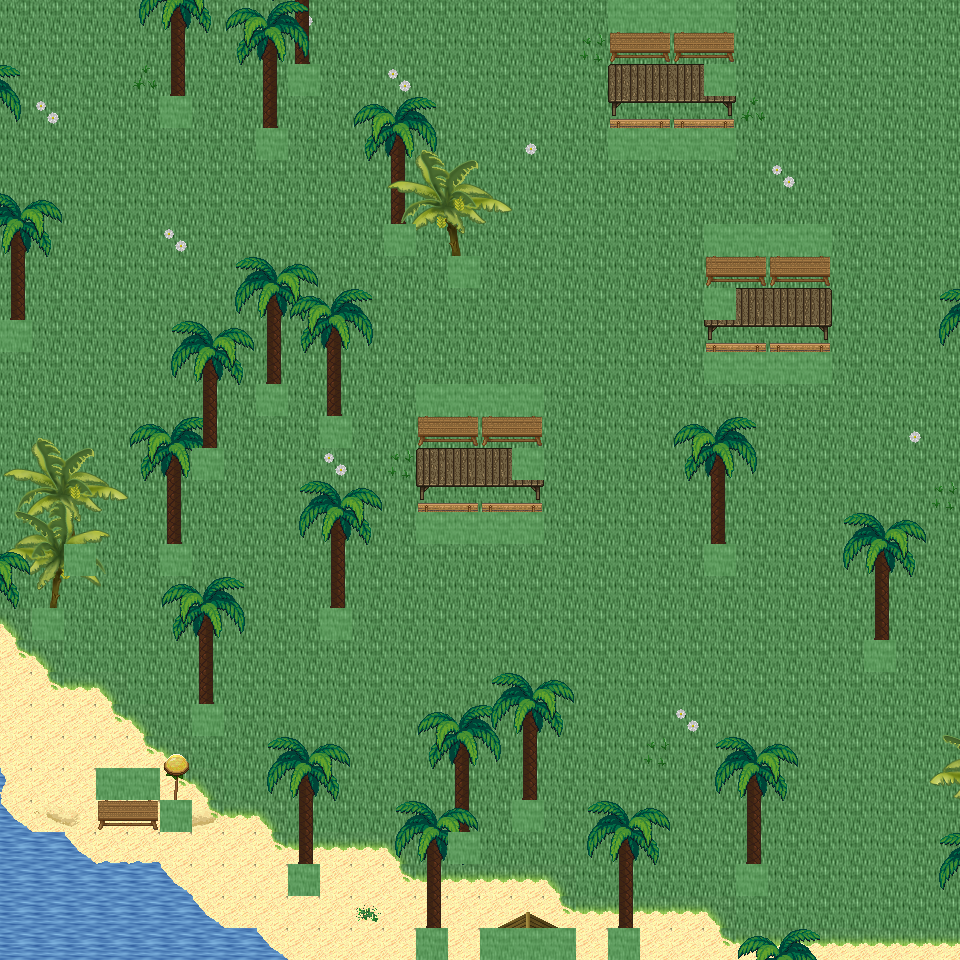

The image is a tile-based game level rendered from a .tmx file. Its description and source (layers, tilesets, objects; grid data summarised) follow:
An orthogonal 30x30 tile map with 32x32 px tiles, 6 tile layers (Ground, Object, Object2, Above, ...), 27 tilesets and 9 objects (9x mapExit).

<map version="1.0" orientation="orthogonal" renderorder="right-down" width="30" height="30" tilewidth="32" tileheight="32" nextobjectid="10">
  <tileset firstgid="1" name="tileset_ground_ground" tilewidth="32" tileheight="32" tilecount="33" columns="3">
    <image source="../drawable/tileset_ground_ground.png" width="96" height="352" />
  </tileset>
  <tileset firstgid="34" name="tileset_ground_water_pool" tilewidth="32" tileheight="32" tilecount="72" columns="3">
    <image source="../drawable/tileset_ground_water_pool.png" width="96" height="768" />
  </tileset>
  <tileset firstgid="106" name="tileset_ground_water_pool_corners" tilewidth="32" tileheight="32" tilecount="72" columns="3">
    <image source="../drawable/tileset_ground_water_pool_corners.png" width="96" height="768" />
  </tileset>
  <tileset firstgid="178" name="tileset_ground_grass_corners" tilewidth="32" tileheight="32" tilecount="24" columns="6">
    <image source="../drawable/tileset_ground_grass_corners.png" width="192" height="128" />
  </tileset>
  <tileset firstgid="202" name="tileset_ground_grass_edges" tilewidth="32" tileheight="32" tilecount="36" columns="12">
    <image source="../drawable/tileset_ground_grass_edges.png" width="384" height="96" />
  </tileset>
  <tileset firstgid="238" name="tileset_plant_grasses" tilewidth="32" tileheight="32" tilecount="6" columns="3">
    <image source="../drawable/tileset_plant_grasses.png" width="96" height="64" />
  </tileset>
  <tileset firstgid="244" name="tileset_building_wall_wood" tilewidth="32" tileheight="32" tilecount="16" columns="4">
    <image source="../drawable/tileset_building_wall_wood.png" width="128" height="128" />
  </tileset>
  <tileset firstgid="260" name="tileset_plant_flower_daisy_white" tilewidth="32" tileheight="32" tilecount="8" columns="2">
    <image source="../drawable/tileset_plant_flower_daisy_white.png" width="64" height="128" />
  </tileset>
  <tileset firstgid="268" name="tileset_building_fence_fence_chunky" tilewidth="32" tileheight="32" tilecount="21" columns="3">
    <image source="../drawable/tileset_building_fence_fence_chunky.png" width="96" height="224" />
  </tileset>
  <tileset firstgid="289" name="tileset_building_door_door_n" tilewidth="32" tileheight="32" tilecount="6" columns="3">
    <image source="../drawable/tileset_building_door_door_n.png" width="96" height="64" />
  </tileset>
  <tileset firstgid="295" name="tileset_logic_creature_animal" tilewidth="32" tileheight="32" tilecount="32" columns="8">
    <image source="../drawable/tileset_logic_creature_animal.png" width="256" height="128" />
  </tileset>
  <tileset firstgid="327" name="tileset_logic_collision" tilewidth="32" tileheight="32" tilecount="1" columns="1">
    <image source="../drawable/tileset_logic_collision.png" width="32" height="32" />
  </tileset>
  <tileset firstgid="328" name="tileset_ground_water_pool_deep" tilewidth="32" tileheight="32" tilecount="72" columns="3">
    <image source="../drawable/tileset_ground_water_pool_deep.png" width="96" height="768" />
  </tileset>
  <tileset firstgid="400" name="tileset_plant_tree_palm_trees" tilewidth="32" tileheight="32" tilecount="40" columns="4">
    <image source="../drawable/tileset_plant_tree_palm_trees.png" width="128" height="320" />
  </tileset>
  <tileset firstgid="440" name="tileset_furniture_chair_bench_wooden" tilewidth="32" tileheight="32" tilecount="8" columns="2">
    <image source="../drawable/tileset_furniture_chair_bench_wooden.png" width="64" height="128" />
  </tileset>
  <tileset firstgid="448" name="tileset_building_outhouse" tilewidth="32" tileheight="32" tilecount="12" columns="3">
    <image source="../drawable/tileset_building_outhouse.png" width="96" height="128" />
  </tileset>
  <tileset firstgid="460" name="tileset_furniture_table_vendors_table" tilewidth="32" tileheight="32" tilecount="35" columns="7">
    <image source="../drawable/tileset_furniture_table_vendors_table.png" width="224" height="160" />
  </tileset>
  <tileset firstgid="495" name="tileset_logic_item_fruits" tilewidth="32" tileheight="32" tilecount="16" columns="8">
    <image source="../drawable/tileset_logic_item_fruits.png" width="256" height="64" />
  </tileset>
  <tileset firstgid="511" name="tileset_plant_tree_banana_tree" tilewidth="32" tileheight="32" tilecount="40" columns="4">
    <image source="../drawable/tileset_plant_tree_banana_tree.png" width="128" height="320" />
  </tileset>
  <tileset firstgid="551" name="tileset_furniture_light_small_lamp" tilewidth="32" tileheight="32" tilecount="4" columns="4">
    <image source="../drawable/tileset_furniture_light_small_lamp.png" width="128" height="32" />
  </tileset>
  <tileset firstgid="555" name="tileset_light_dim_yellow_light_5x5" tilewidth="32" tileheight="32" tilecount="25" columns="5">
    <image source="../drawable/tileset_light_dim_yellow_light_5x5.png" width="160" height="160" />
  </tileset>
  <tileset firstgid="580" name="tileset_furniture_light_roots_lamp" tilewidth="32" tileheight="32" tilecount="6" columns="2">
    <image source="../drawable/tileset_furniture_light_roots_lamp.png" width="64" height="96" />
  </tileset>
  <tileset firstgid="586" name="tileset_light_dim_yellow_light_7x5" tilewidth="32" tileheight="32" tilecount="35" columns="7">
    <image source="../drawable/tileset_light_dim_yellow_light_7x5.png" width="224" height="160" />
  </tileset>
  <tileset firstgid="621" name="tileset_light_yellow_light_5x5" tilewidth="32" tileheight="32" tilecount="25" columns="5">
    <image source="../drawable/tileset_light_yellow_light_5x5.png" width="160" height="160" />
  </tileset>
  <tileset firstgid="646" name="tileset_ground_sand_1" tilewidth="32" tileheight="32" tilecount="10" columns="2">
    <image source="../drawable/tileset_ground_sand_1.png" width="64" height="160" />
  </tileset>
  <tileset firstgid="656" name="tileset_ground_sand_2" tilewidth="32" tileheight="32" tilecount="15" columns="5">
    <image source="../drawable/tileset_ground_sand_2.png" width="160" height="96" />
  </tileset>
  <tileset firstgid="671" name="tileset_logic_creature_reptile" tilewidth="32" tileheight="32" tilecount="7" columns="7">
    <image source="../drawable/tileset_logic_creature_reptile.png" width="224" height="32" />
  </tileset>
  <layer name="Ground" width="30" height="30">
    <data>[900 cells, 900 non-empty, 8 distinct tile ids]</data>
  </layer>
  <layer name="Object" width="30" height="30">
    <data>[900 cells, 171 non-empty, 32 distinct tile ids]</data>
  </layer>
  <layer name="Object2" width="30" height="30">
    <data>[900 cells, 3 non-empty, 1 distinct tile ids]</data>
  </layer>
  <layer name="Above" width="30" height="30">
    <data>[900 cells, 258 non-empty, 63 distinct tile ids]</data>
  </layer>
  <layer name="Above2" width="30" height="30">
    <data>[900 cells, 98 non-empty, 58 distinct tile ids]</data>
  </layer>
  <layer name="Walkable" width="30" height="30">
    <data>[900 cells, 55 non-empty, 1 distinct tile ids]</data>
  </layer>
  <objectgroup name="MapEvents">
    <object id="1" name="north" type="mapExit" x="0" y="0" width="608" height="32">
      <properties>
        <property name="map" value="level_0_x241_y94" />
        <property name="x" value="0" />
        <property name="y" value="28" />
      </properties>
    </object>
    <object id="2" name="north2" type="mapExit" x="736" y="0" width="224" height="32">
      <properties>
        <property name="map" value="level_0_x241_y94" />
        <property name="x" value="23" />
        <property name="y" value="28" />
      </properties>
    </object>
    </objectgroup>
</map>
<!-- 7 of 9 objects omitted -->
